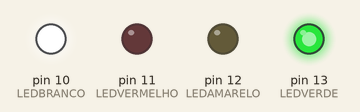
This sketch was run on a simulated Arduino Uno, built with avr-gcc and run on an emulated ATmega328P. Parts: output pins drawn as LEDs (lit = HIGH).

Above: at 0.5 s.
At 3.5 s:
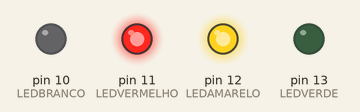
Timing chart, 0 to 4.6 s (numbered marks = the images above):
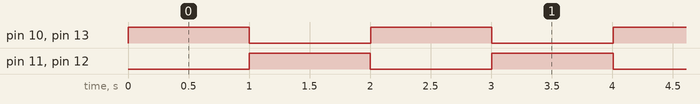

The sketch:

efeito_par_de_leds.ino
```cpp
/*
---------------------------------------------------------------------------------
    Autores: Lucas Boeing & Samuel Henrique
    Atividade: Sequência de LEDs (Acionamento em Pares com Arduino)

    Descrição:
    Desenvolvimento de um sistema utilizando Arduino com 4 LEDs no total:

    - LEDVERDE    - Aciona o LED verde em conjunto com o LED branco.
    - LEDAMARELO  - Aciona o LED amarelo em conjunto com o LED vermelho.
    - LEDVERMELHO - Aciona o LED vermelho em conjunto com o LED amarelo.
    - LEDBRANCO   - Aciona o LED branco em conjunto com o LED verde.

    Funcionamento:
    O programa executa uma sequência de acionamento dos LEDs em pares.
    Inicialmente, os LEDs verde e branco são ligados simultaneamente por
    1 segundo e, em seguida, são desligados individualmente.

    Na próxima etapa, os LEDs amarelo e vermelho são ligados simultaneamente
    por 1 segundo e, em seguida, são desligados individualmente.

    Após completar as duas etapas, o ciclo é reiniciado automaticamente,
    utilizando a função delay() para controlar o tempo de cada etapa.

---------------------------------------------------------------------------------
*/
#define LEDVERDE 13
#define LEDAMARELO 12
#define LEDVERMELHO 11
#define LEDBRANCO 10

void setup()
{
  pinMode(LEDVERDE, OUTPUT);
  pinMode(LEDAMARELO, OUTPUT);
  pinMode(LEDVERMELHO, OUTPUT);
  pinMode(LEDBRANCO, OUTPUT);
}

void loop()
{

  digitalWrite(LEDVERDE, HIGH);
  digitalWrite (LEDBRANCO, HIGH);
  delay (1000);

  digitalWrite(LEDVERDE, LOW);
  delay(0001);

  digitalWrite (LEDBRANCO, LOW);
  delay (0001);

  digitalWrite (LEDAMARELO, HIGH);
  digitalWrite (LEDVERMELHO, HIGH);
  delay (1000);

  digitalWrite(LEDAMARELO, LOW);
  delay (0001);

  digitalWrite (LEDVERMELHO, LOW);
  delay (0001);

}
```

Measured:
- by itself, pin 10 (LEDBRANCO), pin 11 (LEDVERMELHO), pin 12 (LEDAMARELO), pin 13 (LEDVERDE): alternates HIGH for 1.0 s and LOW for 1.0 s
- by itself, everything shown: repeats every 2.0 s, in 4 steps
